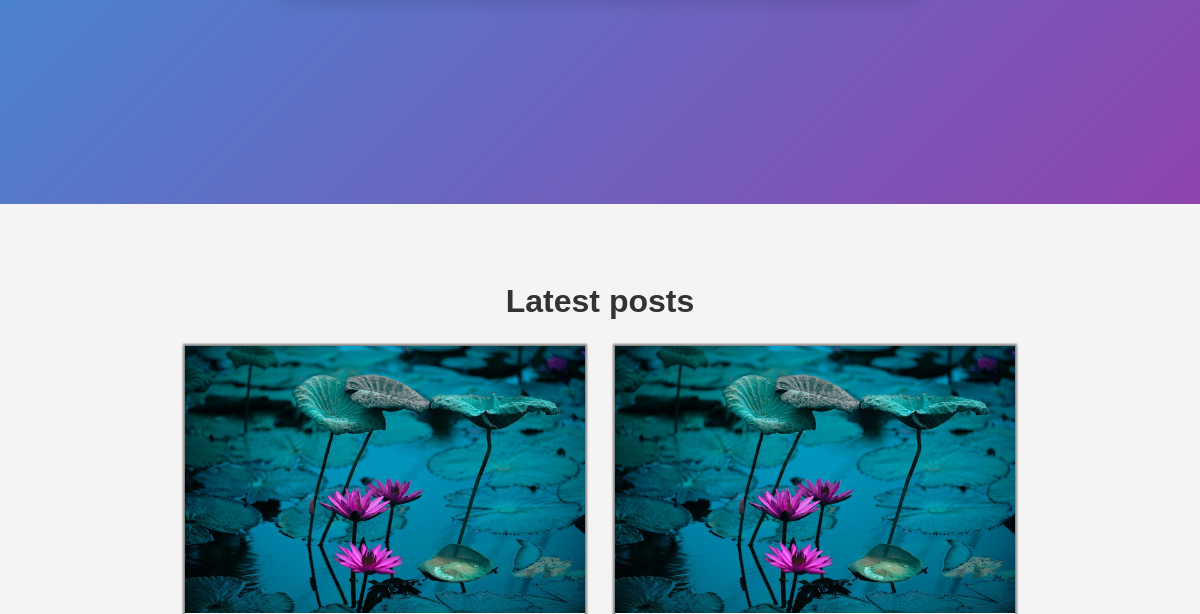
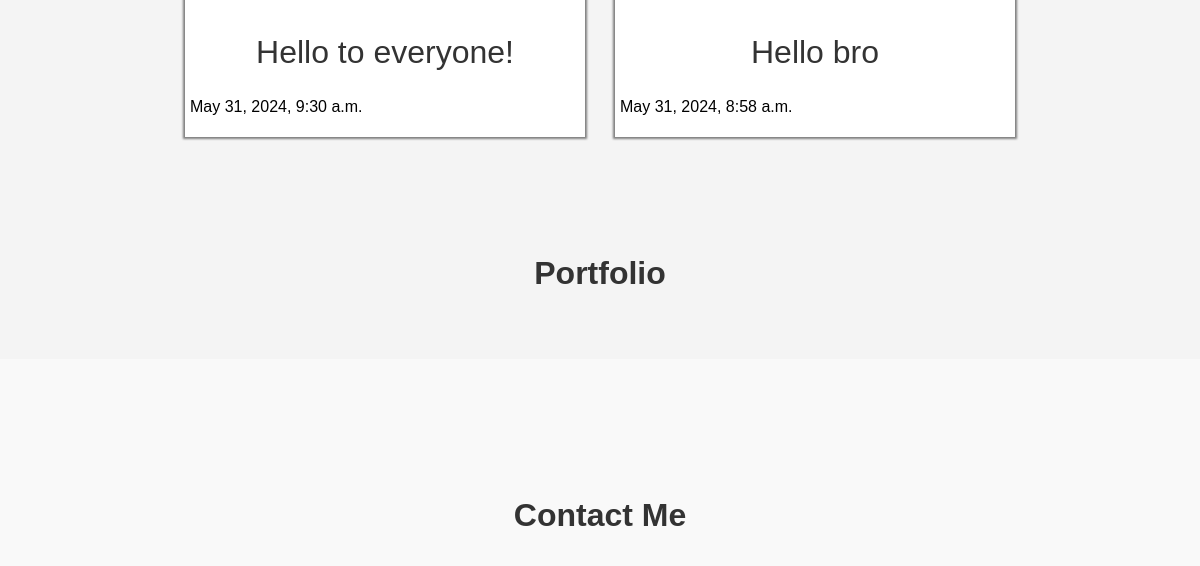
Before: / (middle part) with the older database file (2 pictures, top to bottom).
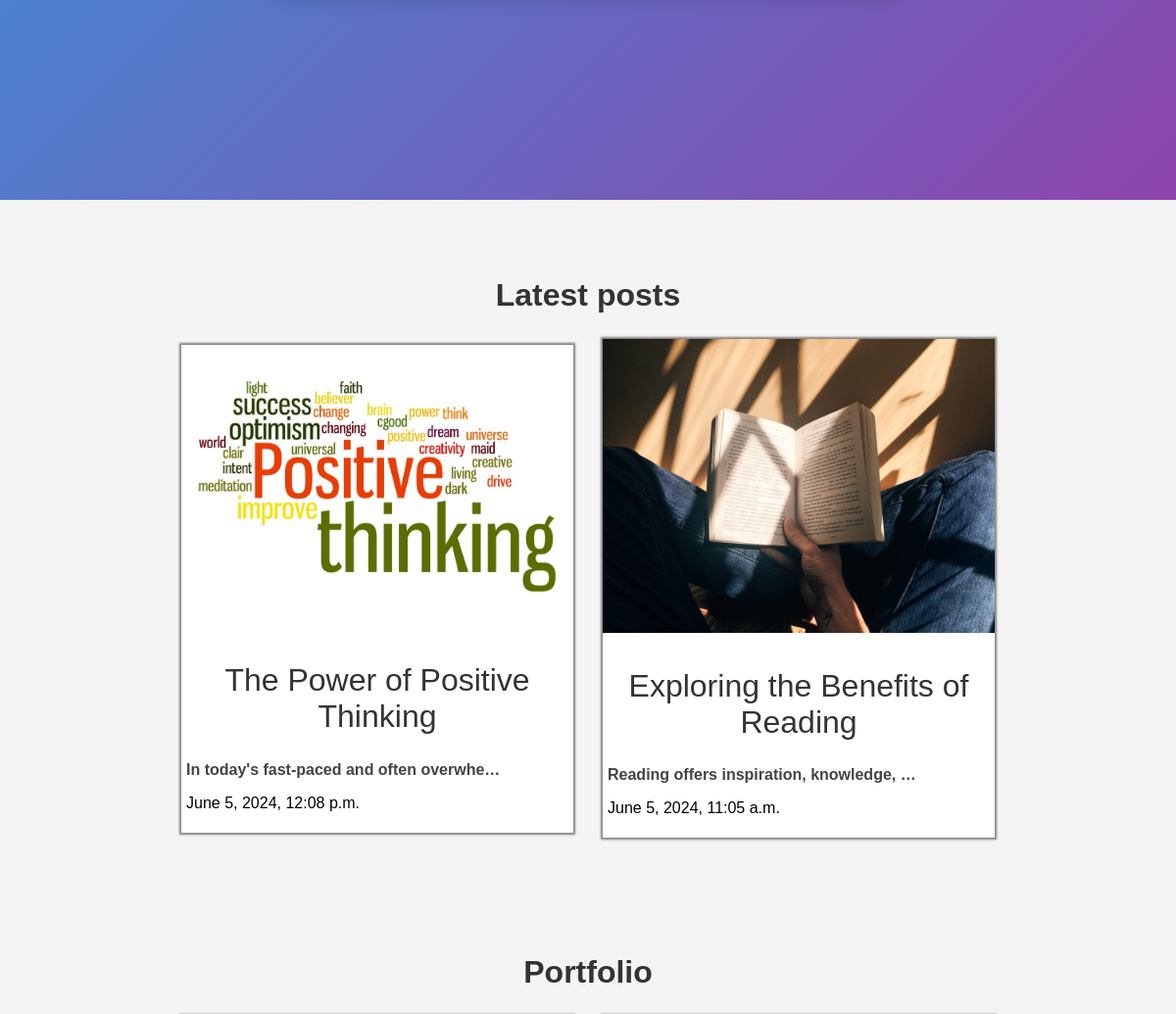
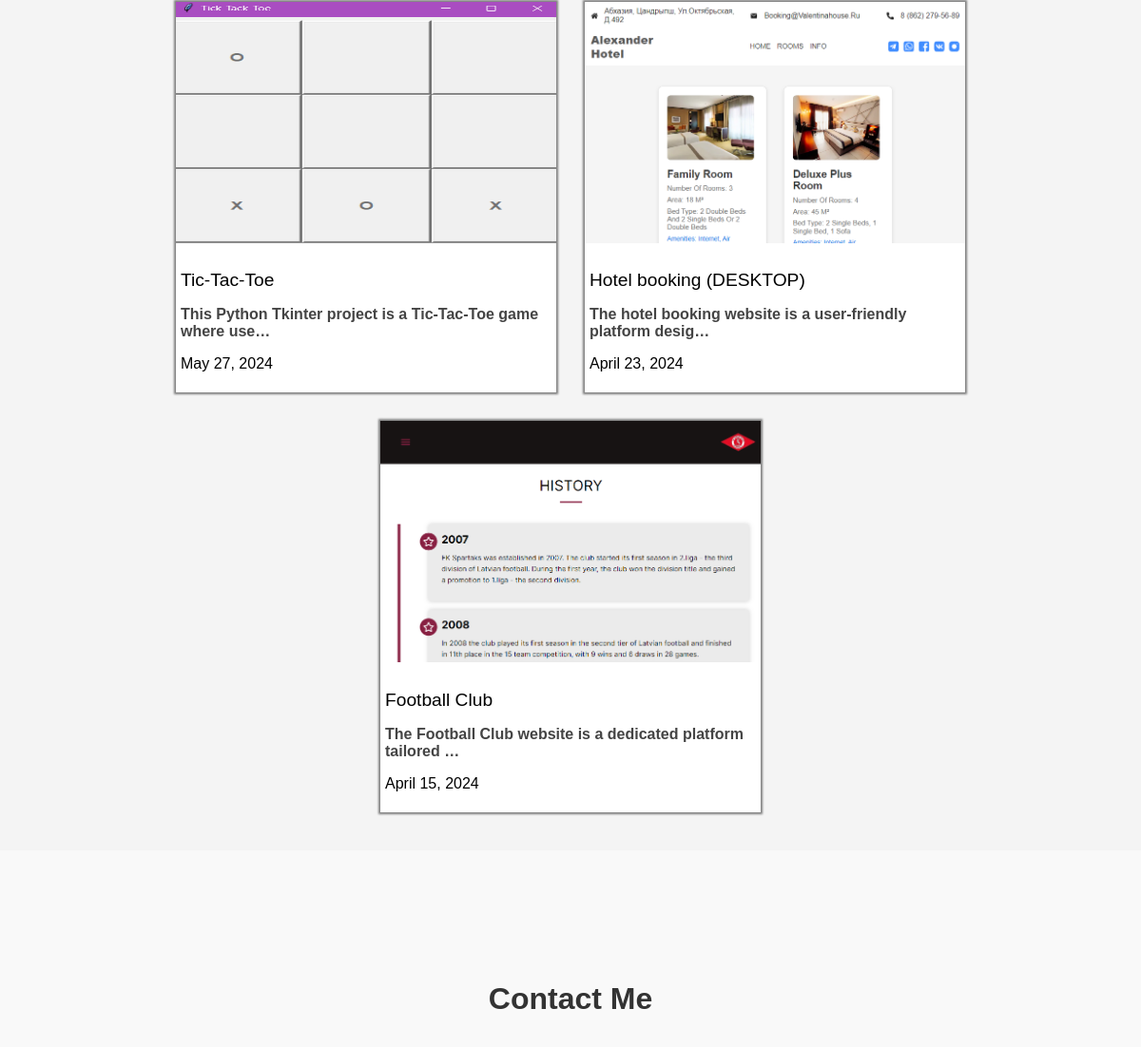
After: the same page with the newer database file (2 pictures, top to bottom).
### home/models.py (models this page shows, shortened)
class PostItem(models.Model):
    title = models.CharField(max_length=50)
    subtitle = models.TextField(max_length=700)
    text = models.TextField(max_length=20000)
    date = models.DateTimeField(auto_now_add=True)
    slug = models.CharField(max_length=50, default='default-slug')
    banner = models.ImageField(default='fallback.jpg', blank=True)

class PortfolioItem(models.Model):
    title = models.CharField(max_length=50)
    description = models.TextField(max_length=700)
    github = models.CharField(max_length=50, default='https://www.github.com/alexkuznecov16')
    date = models.DateField(auto_now_add=False)
    slug = models.CharField(max_length=50, default='default-slug')
    banner = models.ImageField(default='fallback.jpg', blank=True)

### home/views.py (the view)
# urls.py: path('', views.home, name='Home'),
def home(request):
  latest_portfolio = PortfolioItem.objects.order_by('-date')[:3]
  latest_posts = PostItem.objects.order_by('-date')[:4]
  context = {
      'portfolio': latest_portfolio,
      'latest_posts': latest_posts,
  }
  return render(request, 'base.html', context)

### home/templates/base.html (shortened to what this page needs)
{% load static %}
<!DOCTYPE html>
<html lang="en">
<head>
    <link href="https://unpkg.com/aos@2.3.1/dist/aos.css" rel="stylesheet">
    <link rel="stylesheet" type="text/css"  href="{% static 'css/main.css' %}?v={{ timestamp }}">
</head>
<body>
    {% if request.path == '/' %}
        <section class="Intro">
            <div class="container">
            </div>
        </section>
    {% endif %}
    {% if request.path == '/' or request.path == '/blog' or "/blog/" in request.path %}
        <main data-aos="fade-up" class="Posts">
            <div class="container">
                {% if request.path == "/" %}
                <h2>Latest posts</h2>
                <div class="card__inner">
                    {% for post in latest_posts %}
                    <a href="{% url 'PostDetails' slug=post.slug %}">
                        <div class="card">
                            <img class="banner" src="{{ post.banner.url }}" alt="{{ post.title }}">
                            <div class="card__info">
                                <h2 class="card-title">{{ post.title }}</h2>
                                <p class="card-subtitle">{{ post.subtitle|truncatechars:40 }}</p>
                                <p class="card-date">{{ post.date }}</p>
                            </div>
                        </div>
                    </a>
                    {% endfor %}
                </div>
                {% elif request.path == "/blog/" %}
                    {% block posts %}
                    {% endblock %}
                {% elif "/blog/" in request.path %}
                    {% block post_details %}
                    {% endblock %}
                {% endif %}
            </div>
        </main>
    {% endif %}
    {% if request.path == '/' %}
        <section data-aos="fade-up" class="portfolio">
            <h2>Portfolio</h2>
            <div class="card__inner">
                {% for portfolio in portfolio %}
                <a href="{% url 'PortfolioDetails' slug=portfolio.slug %}">
                    <div class="card">
                        <img class="banner" src="{{ portfolio.banner.url }}" alt="{{ portfolio.title }}">
                        <div class="card__info">
                            <h3 class="card-title">{{ portfolio.title }}</h3>
                            <p class="card-subtitle">{{ portfolio.description|truncatechars:60 }}</p>
                            <p class="card-date">{{ portfolio.date }}</p>
                        </div>
                    </div>
                </a>
                {% endfor %}
            </div>
        </section>
    {% endif %}
    {% if request.path == '/contact/' or request.path == '/' %}
        <section class="Contact">
            <div data-aos="fade-up" class="container">
                <h2>Contact Me</h2>
            </div>
        </section>
    {% endif %}
</body>
</html>

### home/static/css/main.css (style rules this page uses)
html { scroll-behavior: smooth; }
body { font-family: Arial, sans-serif; margin: 0; padding: 0; background-color: #f4f4f4; color: #000; display: flex; flex-direction: column; min-height: 100vh; }
* { box-sizing: border-box; }
a { color: #000; text-decoration: none; }
.container { max-width: 1170px; margin: 0 auto; padding: 2em 0; }
.Intro { background: linear-gradient(135deg, #3498db, #8e44ad); min-height: calc(100vh - 100px); display: flex; justify-content: center; align-items: center; padding: 50px 0; color: #fff; }
.Posts { width: 100%; height: 100%; padding: 20px 0; }
.card__inner { display: flex; justify-content: center; align-items: center; flex-wrap: wrap; gap: 30px; }
.card-title { font-weight: 400; }
.card-subtitle { font-weight: bold; color: #444; }
.card__inner .card { max-width: 400px; width: 100%; cursor: pointer; margin: 0 auto; background-color: #fff; box-shadow: 0px 0px 2px 2px gray; -webkit-transition: .2s ease-out; -moz-transition: .2s ease-out; -ms-transition: .2s ease-out; -o-transition: .2s ease-out; transition: .2s ease-out; }
.card__inner .card img { max-width: 400px; height: auto; }
.card__info { padding: 5px; }
.Contact { padding: 80px 0; background-color: #f9f9f9; }
.Contact .container { display: flex; flex-direction: column; align-items: center; justify-content: center; text-align: center; }
.Contact h2 { margin-bottom: 20px; font-size: 2rem; color: #333; }
h2 { font-size: 2rem; color: #333; text-align: center; }
.portfolio { width: 100%; padding: 40px 0; }
.portfolio .card__inner { display: flex; justify-content: center; align-items: flex-start; flex-wrap: wrap; gap: 30px; }
.portfolio .card { max-width: 400px; width: 100%; cursor: pointer; margin: 0 auto; background-color: #fff; box-shadow: 0px 0px 2px 2px gray; transition: transform 0.2s ease-out; }
.portfolio .card img { max-width: 400px; width: 100%; max-height: 254px; }
.portfolio .card-title { font-size: 1.2rem; margin-bottom: 10px; }
.portfolio .card-subtitle { font-weight: bold; color: #444; margin-bottom: 15px; }

Changed rows visible on the page:
removed PostItem: banner (picture), title "Hello to everyone!", date "May 31, 2024, 9:30 a.m."
removed PostItem: banner (picture), title "Hello bro", date "May 31, 2024, 8:58 a.m."
added PostItem: banner (picture), title "The Power of Positive Thinking", subtitle "In today's fast-paced and often overwhe…", date "June 5, 2024, 12:08 p.m."
added PostItem: banner (picture), title "Exploring the Benefits of Reading", subtitle "Reading offers inspiration, knowledge, …", date "June 5, 2024, 11:05 a.m."
added PortfolioItem: banner (picture), title "Tic-Tac-Toe", description "This Python Tkinter project is a Tic-Tac-Toe game where use…", date "May 27, 2024"
added PortfolioItem: banner (picture), title "Hotel booking (DESKTOP)", description "The hotel booking website is a user-friendly platform desig…", date "April 23, 2024"
added PortfolioItem: banner (picture), title "Football Club", description "The Football Club website is a dedicated platform tailored …", date "April 15, 2024"
